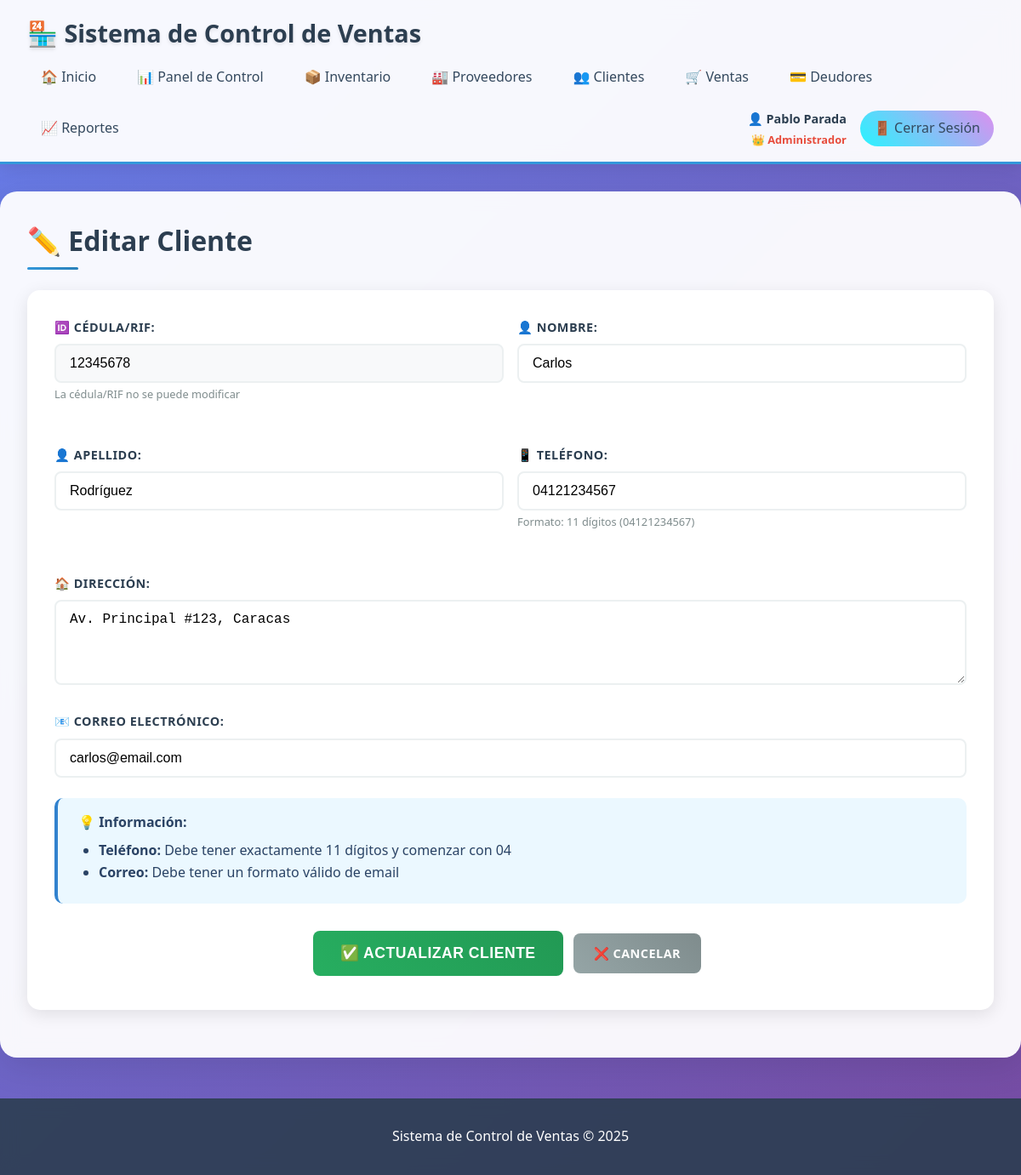
Screenshot of /index.php?action=clientes&method=edit&id=12345678 (signed in) with the database file from the repository.
### tables this page shows
CREATE TABLE `cliente` (
  `Cedula_Rif` varchar(15) NOT NULL,
  `Nombre` varchar(50) NOT NULL,
  `Apellido` varchar(50) DEFAULT NULL,
  `Telefono` varchar(15) DEFAULT NULL,
  `Direccion` text DEFAULT NULL,
  `Correo` varchar(100) DEFAULT NULL,
  `Fecha_Registro` timestamp NOT NULL DEFAULT current_timestamp(),
  `Estado` enum('Activo','Inactivo') DEFAULT 'Activo',
  PRIMARY KEY (`Cedula_Rif`),
  KEY `idx_nombre` (`Nombre`),
  KEY `idx_telefono` (`Telefono`)
);

### controllers/models/ClientModel.php (called while the page is built, shortened)
<?php
class ClientModel {
    private $conn;
    public function __construct($db) {
        $this->conn = $db;
    }
    public function getClient($cedula_rif) {
        $query = "SELECT * FROM Cliente WHERE Cedula_Rif = :cedula_rif";
        $stmt = $this->conn->prepare($query);
        $stmt->bindParam(':cedula_rif', $cedula_rif);
        $stmt->execute();
        return $stmt->fetch(PDO::FETCH_ASSOC);
    }
}
?>

### views/clientes/edit.php (the view, shortened to what this page needs)
<?php require_once 'views/layout/header.php'; ?>
<h2>✏️ Editar Cliente</h2>
<div class="form-container">
    <form action="index.php?action=clientes&method=edit&id=<?php echo $client['Cedula_Rif']; ?>" method="post" id="clientEditForm">
        <div class="form-row">
            <div class="form-group">
                <label for="cedula_rif">🆔 Cédula/RIF:</label>
                <input type="text" id="cedula_rif" name="cedula_rif"
                       value="<?php echo htmlspecialchars($client['Cedula_Rif']); ?>"
                       readonly style="background-color: #f8f9fa; cursor: not-allowed;">
                <small style="color: #7f8c8d; font-size: 0.8rem;">
                    La cédula/RIF no se puede modificar
                </small>
            </div>
            <div class="form-group">
                <label for="nombre">👤 Nombre:</label>
                <input type="text" id="nombre" name="nombre"
                       value="<?php echo htmlspecialchars($client['Nombre']); ?>" required
                       placeholder="Nombre del cliente">
            </div>
        </div>
        <div class="form-row">
            <div class="form-group">
                <label for="apellido">👤 Apellido:</label>
                <input type="text" id="apellido" name="apellido"
                       value="<?php echo htmlspecialchars($client['Apellido']); ?>"
                       placeholder="Apellido del cliente">
            </div>
            <div class="form-group">
                <label for="telefono">📱 Teléfono:</label>
                <input type="text" id="telefono" name="telefono"
                       value="<?php echo htmlspecialchars($client['Telefono']); ?>"
                       placeholder="Ej: 04121234567"
                       maxlength="11">
                <small style="color: #7f8c8d; font-size: 0.8rem;">
                    Formato: 11 dígitos (04121234567)
                </small>
            </div>
        </div>
        <div class="form-group">
            <label for="direccion">🏠 Dirección:</label>
            <textarea id="direccion" name="direccion"
                      placeholder="Dirección completa del cliente"><?php echo htmlspecialchars($client['Direccion']); ?></textarea>
        </div>
        <div class="form-group">
            <label for="correo">📧 Correo Electrónico:</label>
            <input type="email" id="correo" name="correo"
                   value="<?php echo htmlspecialchars($client['Correo']); ?>"
                   placeholder="cliente@ejemplo.com">
        </div>
        <div class="alert alert-info">
            <strong>💡 Información:</strong>
            <ul style="margin: 0.5rem 0; padding-left: 1.5rem;">
                <li><strong>Teléfono:</strong> Debe tener exactamente 11 dígitos y comenzar con 04</li>
                <li><strong>Correo:</strong> Debe tener un formato válido de email</li>
            </ul>
        </div>
        <div style="text-align: center; margin-top: 2rem;">
            <button type="submit" class="btn btn-success" style="font-size: 1.1rem; padding: 1rem 2rem;">
                ✅ Actualizar Cliente
            </button>
            <a href="index.php?action=clientes&method=list" class="btn btn-secondary">
                ❌ Cancelar
            </a>
        </div>
    </form>
</div>
<?php require_once 'views/layout/footer.php'; ?>

### assets/css/style.css (style rules this page uses)
* { margin: 0; padding: 0; box-sizing: border-box; }
body { font-family: 'Segoe UI', Tahoma, Geneva, Verdana, sans-serif; line-height: 1.6; color: #2c3e50; background: linear-gradient(135deg, #667eea 0%, #764ba2 100%); min-height: 100vh; }
h2 { color: #2c3e50; margin-bottom: 1.5rem; font-size: 2rem; font-weight: 600; position: relative; padding-bottom: 0.5rem; }
h2::after { content: ''; position: absolute; bottom: 0; left: 0; width: 60px; height: 3px; background: linear-gradient(45deg, #3498db, #2980b9); border-radius: 2px; }
.form-container { background: white; padding: 2rem; border-radius: 15px; box-shadow: 0 5px 20px rgba(0, 0, 0, 0.1); margin: 1.5rem 0; }
.form-group { margin-bottom: 1.5rem; }
.form-row { display: grid; grid-template-columns: repeat(auto-fit, minmax(250px, 1fr)); gap: 1rem; margin-bottom: 1.5rem; }
label { display: block; margin-bottom: 0.5rem; color: #2c3e50; font-weight: 600; font-size: 0.9rem; text-transform: uppercase; letter-spacing: 0.5px; }
input, select, textarea { width: 100%; padding: 0.75rem 1rem; border: 2px solid #ecf0f1; border-radius: 8px; font-size: 1rem; transition: all 0.3s ease; background: white; }
textarea { resize: vertical; min-height: 100px; }
button, .btn { background: linear-gradient(45deg, #3498db, #2980b9); color: white; border: none; padding: 0.75rem 1.5rem; border-radius: 8px; cursor: pointer; text-decoration: none; display: inline-block; font-weight: 600; font-size: 0.9rem; text-transform: uppercase; letter-spacing: 0.5px; transition: all 0.3s ease; margin-right: 0.5rem; margin-bottom: 0.5rem; }
.btn-secondary { background: linear-gradient(45deg, #95a5a6, #7f8c8d); }
.btn-success { background: linear-gradient(45deg, #27ae60, #229954); }
.alert { padding: 1rem 1.5rem; border-radius: 10px; margin: 1rem 0; font-weight: 500; border-left: 4px solid; }
.info, .alert-info { background: #ebf8ff; color: #2a4365; border-color: #3182ce; }

### rows the page displays
cliente: cedula_rif "12345678", nombre "Carlos", apellido "Rodríguez", telefono "04121234567", direccion "Av. Principal #123, Caracas", correo "carlos@email.com"

### other values shown
$nombreCompleto "Pablo Parada"
$roleIcon "👑"
$_SESSION['rol_nombre'] "Administrador"
